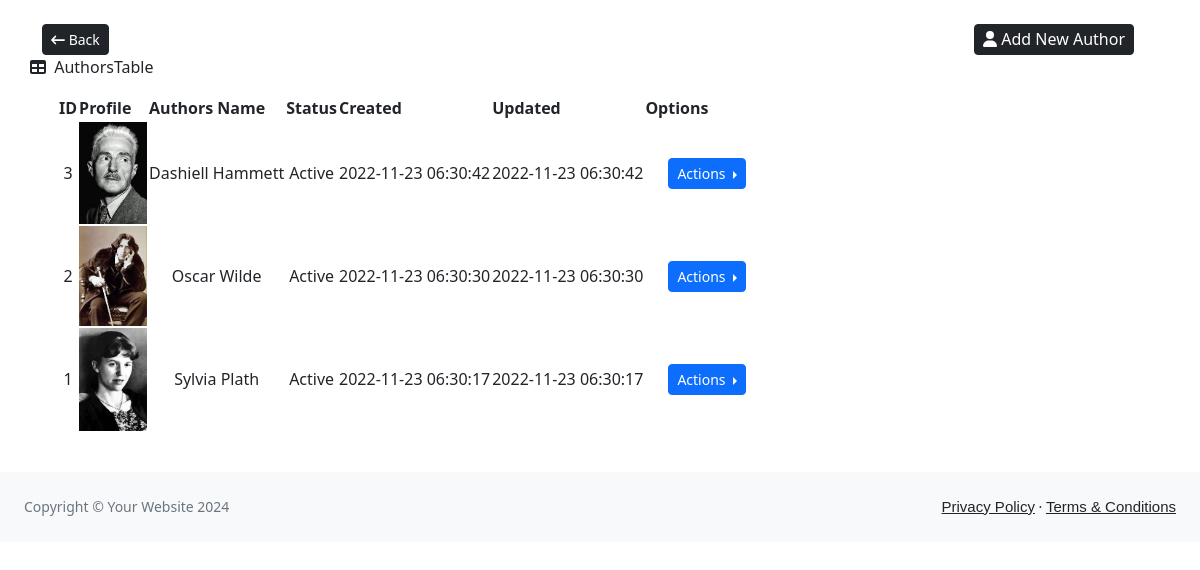
Screenshot of /admin/manage_author.php with the database file from the repository.
### tables this page shows
CREATE TABLE `authors` (
  `author_id` int(11) NOT NULL,
  `author_name` varchar(255) NOT NULL,
  `status` enum('1','0') NOT NULL DEFAULT '1',
  `profile` text DEFAULT NULL,
  `created_at` timestamp NOT NULL DEFAULT current_timestamp(),
  `updated_at` timestamp NOT NULL DEFAULT current_timestamp() ON UPDATE current_timestamp()
);

### admin/manage_author.php (the view, shortened to what this page needs)
<?php include_once '../admin/template/header.php'; ?>
<body>
    <link href="../admin/assets/css/bootstrap.min.css" rel="stylesheet">
    <?php
    include_once '../db_config.php';
    try {
        $stmt = $conn->prepare("SELECT * FROM authors ORDER BY author_id DESC");
        $stmt->execute();
        $stmt->setFetchMode(PDO::FETCH_ASSOC);
        $result = $stmt->fetchAll();
    ?>
        <div class="container mt-4">
            <div class="row">
                <div class="row">
                    <div class="col-md-2">
                        <span class="d-grid gap-2 d-md-flex ">
                            <a href="dashboard.php" class="btn btn-dark btn-sm">
                                <i class="fa-solid fa-arrow-left-long"></i> Back
                            </a>
                        </span>
                    </div>
                    <div class="col-md-2"></div>
                    <div class="col-md-2"></div>
                    <div class="col-md-2"></div>
                    <div class="col-md-2"></div>
                    <div class="col-md-2">
                        <span class="d-grid gap-2 d-md-flex justify-content-md-end">
                            <button type="button" class="btn btn-dark btn-sm" data-bs-toggle="modal" data-bs-target="#exampleModal">
                                <span class="h6">
                                    <i class="fa-solid fa-user"></i> Add New Author
                                </span>
                            </button>
                        </span>
                    </div>
                </div>
                <div class="card-header">
                    <i class="fas fa-table me-1"></i>
                    AuthorsTable
                </div>
                <div class="card mb-4">
                    <div class="card-body">
                        <table id="datatablesSimple">
                            <thead>
                                <tr>
                                    <th>ID</th>
                                    <th>Profile</th>
                                    <th>Authors Name</th>
                                    <th>Status</th>
                                    <th>Created</th>
                                    <th>Updated</th>
                                    <th>Options</th>
                                </tr>
                            </thead>
                            <?php
                            foreach ($result as $row) {
                                if ($row['status'] == '1') {
                                    $status = 'Active';
                                } else {
                                    $status = 'Deactive';
                                }
                            ?>
                                <tbody>
                                    <tr>
                                        <td align="center">
                                            <?php echo $row['author_id']; ?>
                                        </td>
                                        <td style="max-width: 70px;">
                                            <img class="img-fluid rounded" src="authors_uploads/<?php echo $row['profile']; ?>">
                                        </td>
                                        <td align="center">
                                            <?php echo $row['author_name']; ?>
                                        </td>
                                        <td align="center">
                                            <?php echo $status; ?>
                                        </td>
                                        <td align="center">
                                            <?php echo $row['created_at']; ?>
                                        </td>
                                        <td align="center">
                                            <?php echo $row['updated_at']; ?>
                                        </td>
                                        <td class="p-4">
                                            <div class="btn-group dropend">
                                                <button type="button" class="btn btn-primary dropdown-toggle btn-sm" data-bs-toggle="dropdown" aria-expanded="false">
                                                    Actions
                                                </button>
                                            </div>
                                        </td>
                                    </tr>
                                </tbody>
                            <?php
                            }
                            ?>
                        </table>
                    </div>
                </div>
            </div>
        </div>
    <?php
    } catch (PDOException $e) {
        echo "Error:" . $e->getMessage();
    }
    ?>
    <?php include_once '../admin/template/footer.php'; ?>
</body>
</html>

### admin/template/header.php (shortened to what this page needs)
<!DOCTYPE html>
<html lang="en">
<head>
    <link href="https://cdn.jsdelivr.net/npm/simple-datatables@latest/dist/style.css" rel="stylesheet" />
    <link href="assets/css/styles.css" rel="stylesheet" />
</head>

### admin/template/footer.php (shortened to what this page needs)
<footer class="py-4 bg-light mt-auto">
    <div class="container-fluid px-4">
        <div class="d-flex align-items-center justify-content-between small">
            <div class="text-muted">Copyright &copy; Your Website 2024</div>
            <div>
                <a href="#">Privacy Policy</a>
                &middot;
                <a href="#">Terms &amp; Conditions</a>
            </div>
        </div>
    </div>
</footer>

### admin/template/header.php (style rules this page uses)
a { text-decoration: none; font-family: Arial, Helvetica, sans-serif; font-size: 15px; }

### rows the page displays
authors: author_id "3", profile (picture), author_name "Dashiell Hammett", status "Active", created_at "2022-11-23 06:30:42", updated_at "2022-11-23 06:30:42"
authors: author_id "2", profile (picture), author_name "Oscar Wilde", status "Active", created_at "2022-11-23 06:30:30", updated_at "2022-11-23 06:30:30"
authors: author_id "1", profile (picture), author_name "Sylvia Plath", status "Active", created_at "2022-11-23 06:30:17", updated_at "2022-11-23 06:30:17"
